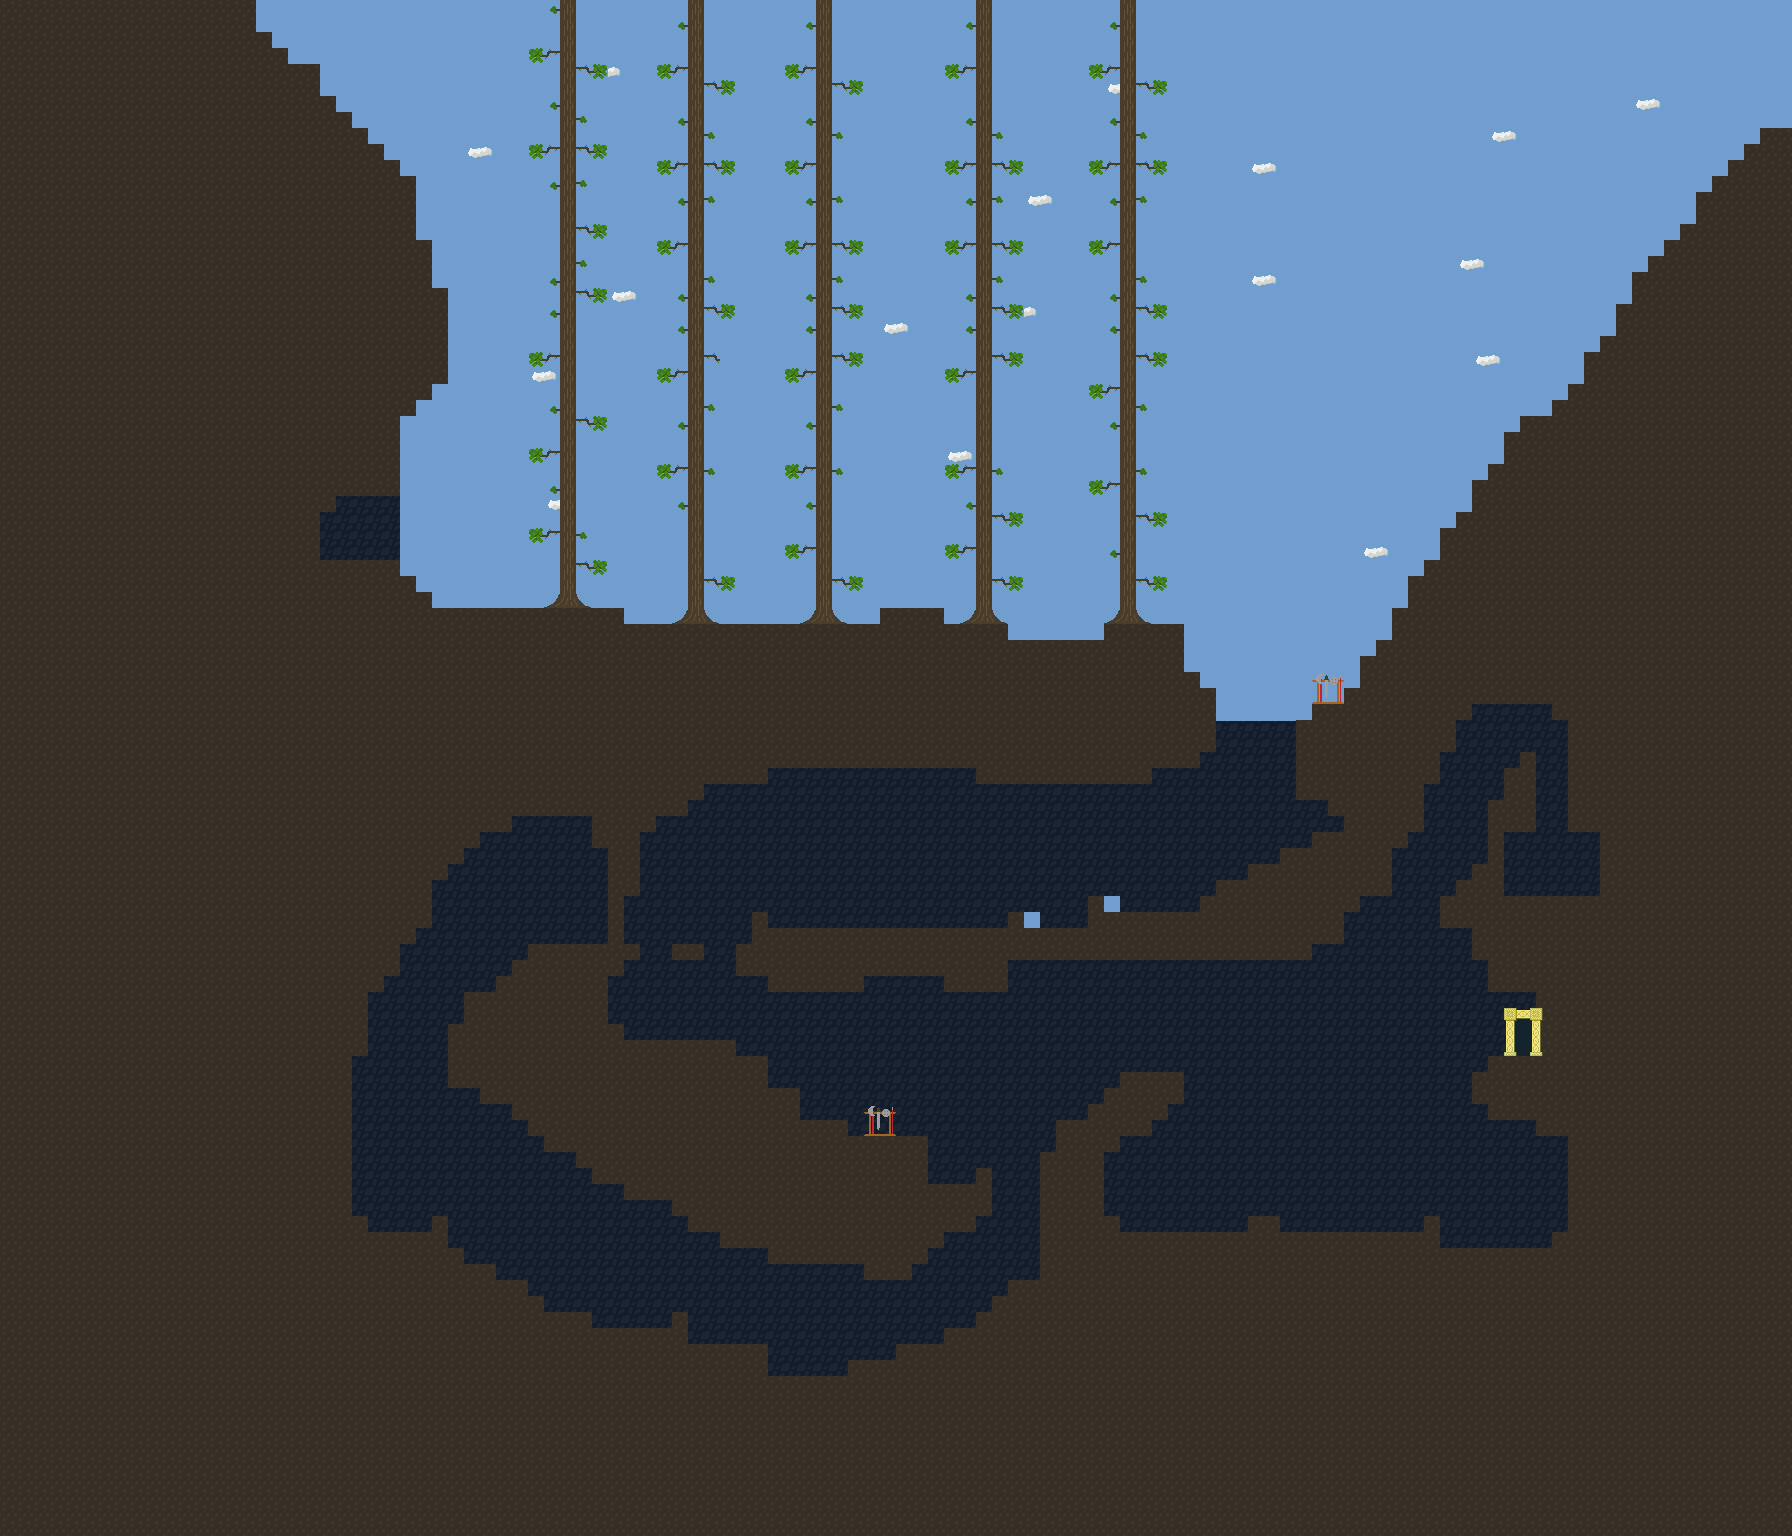

This is a level from a 2D game, rendered from its Tiled map with the project's own tilesets. A one-line summary and the map file follow, with tile-layer data summarised:
An orthogonal 112x96 tile map with 16x16 px tiles, 3 tile layers (Background, Midground, Foreground) and 211 objects.

<map version="1.0" orientation="orthogonal" renderorder="right-down" width="112" height="96" tilewidth="16" tileheight="16" backgroundcolor="#719ecf">
 <tileset firstgid="1" name="tileset" tilewidth="16" tileheight="16">
  <image source="tileset.png" width="256" height="256" />
 </tileset>
 <layer name="Background" width="112" height="96">
  <data>[10752 cells, 4105 non-empty, 15 distinct tile ids]</data>
 </layer>
 <layer name="Midground" width="112" height="96">
  <data>[10752 cells, 6038 non-empty, 2 distinct tile ids]</data>
 </layer>
 <layer name="Foreground" width="112" height="96">
  <data>[10752 cells, 17 non-empty, 13 distinct tile ids]</data>
 </layer>
 <objectgroup color="#bdbdbd" name="Collisions">
  <object x="256" y="0" width="1536" height="304" />
  <object x="384" y="416" width="16" height="80" />
  <object x="336" y="480" width="48" height="16" />
  <object x="320" y="480" width="16" height="32" />
  <object x="304" y="496" width="16" height="64" />
  <object x="304" y="560" width="96" height="16" />
  <object x="400" y="576" width="16" height="16" />
  <object x="416" y="592" width="16" height="16" />
  <object x="432" y="608" width="192" height="16" />
  <object x="880" y="608" width="64" height="16" />
  <object x="400" y="400" width="16" height="16" />
  <object x="416" y="384" width="16" height="16" />
  <object x="432" y="304" width="16" height="80" />
  <object x="608" y="624" width="400" height="16" />
  <object x="992" y="640" width="112" height="16" />
  <object x="1104" y="624" width="80" height="32" />
  <object x="1168" y="656" width="16" height="16" />
  <object x="1184" y="672" width="16" height="16" />
  <object x="1200" y="688" width="16" height="64" />
  <object x="1296" y="720" width="32" height="80" />
  <object x="1312" y="704" width="32" height="16" />
  <object x="1344" y="688" width="16" height="32" />
  <object x="1360" y="656" width="16" height="32" />
  <object x="1376" y="640" width="16" height="16" />
  <object x="1392" y="608" width="16" height="32" />
  <object x="1408" y="576" width="16" height="32" />
  <object x="1424" y="560" width="16" height="16" />
  <object x="1440" y="528" width="16" height="32" />
  <object x="1456" y="512" width="16" height="16" />
  <object x="1472" y="480" width="16" height="32" />
  <object x="1488" y="464" width="16" height="16" />
  <object x="1504" y="432" width="16" height="32" />
  <object x="1520" y="416" width="32" height="16" />
  <object x="1552" y="400" width="16" height="16" />
  <object x="1568" y="384" width="16" height="16" />
  <object x="1584" y="352" width="16" height="32" />
  <object x="1600" y="336" width="16" height="16" />
  <object x="1616" y="304" width="16" height="32" />
  <object x="1328" y="800" width="16" height="16" />
  <object x="1344" y="816" width="16" height="16" />
  <object x="1312" y="832" width="32" height="16" />
  <object x="1280" y="848" width="32" height="16" />
  <object x="1248" y="864" width="32" height="16" />
  <object x="1216" y="880" width="32" height="16" />
  <object x="1200" y="896" width="16" height="16" />
  <object x="1104" y="912" width="96" height="16" />
  <object x="1088" y="896" width="16" height="32" />
  <object x="752" y="928" width="352" height="16" />
  <object x="1008" y="912" width="16" height="16" />
  <object x="752" y="912" width="16" height="16" />
  <object x="736" y="944" width="272" height="32" />
  <object x="1008" y="944" width="304" height="16" />
  <object x="1312" y="912" width="32" height="32" />
  <object x="1344" y="896" width="16" height="16" />
  <object x="1360" y="848" width="32" height="48" />
  <object x="1392" y="832" width="16" height="16" />
  <object x="1408" y="768" width="16" height="64" />
  <object x="1424" y="752" width="16" height="32" />
  <object x="944" y="976" width="64" height="16" />
  <object x="768" y="976" width="96" height="16" />
  <object x="672" y="944" width="32" height="16" />
  <object x="608" y="832" width="16" height="144" />
  <object x="624" y="944" width="16" height="16" />
  <object x="624" y="832" width="16" height="64" />
  <object x="640" y="816" width="16" height="16" />
  <object x="656" y="800" width="32" height="16" />
  <object x="688" y="784" width="16" height="16" />
  <object x="704" y="768" width="64" height="16" />
  <object x="768" y="752" width="208" height="16" />
  <object x="976" y="768" width="176" height="16" />
  <object x="1152" y="752" width="48" height="16" />
  <object x="592" y="816" width="16" height="32" />
  <object x="512" y="800" width="80" height="16" />
  <object x="480" y="800" width="32" height="32" />
  <object x="464" y="832" width="16" height="16" />
  <object x="448" y="848" width="16" height="16" />
  <object x="432" y="864" width="16" height="16" />
  <object x="416" y="880" width="16" height="48" />
  <object x="400" y="928" width="16" height="16" />
  <object x="384" y="944" width="16" height="32" />
  <object x="368" y="976" width="16" height="16" />
  <object x="352" y="992" width="16" height="64" />
  <object x="336" y="1056" width="16" height="160" />
  <object x="352" y="1216" width="16" height="16" />
  <object x="368" y="1232" width="64" height="16" />
  <object x="432" y="1216" width="16" height="32" />
  <object x="448" y="1248" width="16" height="16" />
  <object x="464" y="1264" width="32" height="16" />
  <object x="496" y="1280" width="32" height="16" />
  <object x="528" y="1296" width="16" height="16" />
  <object x="544" y="1312" width="48" height="16" />
  <object x="592" y="1328" width="80" height="16" />
  <object x="672" y="1312" width="16" height="32" />
  <object x="688" y="1344" width="80" height="32" />
  <object x="768" y="1376" width="80" height="16" />
  <object x="848" y="1360" width="48" height="16" />
  <object x="896" y="1344" width="48" height="16" />
  <object x="944" y="1328" width="32" height="16" />
  <object x="976" y="1312" width="16" height="16" />
  <object x="992" y="1296" width="16" height="16" />
  <object x="1008" y="1280" width="32" height="16" />
  <object x="1040" y="1152" width="16" height="128" />
  <object x="944" y="1216" width="32" height="16" />
  <object x="928" y="1232" width="16" height="16" />
  <object x="912" y="1248" width="16" height="16" />
  <object x="864" y="1264" width="48" height="16" />
  <object x="768" y="1248" width="96" height="16" />
  <object x="720" y="1232" width="48" height="16" />
  <object x="688" y="1216" width="32" height="16" />
  <object x="672" y="1200" width="16" height="16" />
  <object x="624" y="1184" width="48" height="16" />
  <object x="592" y="1168" width="32" height="16" />
  <object x="576" y="1152" width="16" height="16" />
  <object x="544" y="1136" width="32" height="16" />
  <object x="528" y="1120" width="16" height="16" />
  <object x="512" y="1104" width="16" height="16" />
  <object x="480" y="1088" width="32" height="16" />
  <object x="448" y="1024" width="32" height="64" />
  <object x="624" y="1040" width="112" height="16" />
  <object x="736" y="1056" width="32" height="16" />
  <object x="752" y="1072" width="16" height="16" />
  </objectgroup>
 <objectgroup color="#ffff00" name="FeatherRock">
  <!-- 44 objects omitted --></objectgroup>
 <objectgroup color="#55007f" name="Breakable">
  <!-- 43 objects omitted --></objectgroup>
 <objectgroup color="#00ff00" name="Elves">
  <!-- 28 objects omitted --></objectgroup>
 <objectgroup color="#55aaff" name="Goal">
  <!-- 22 objects omitted --></objectgroup>
 <objectgroup color="#ff0000" name="Goblins">
  <!-- 21 objects omitted --></objectgroup>
 <objectgroup color="#ff5500" name="Fire">
  <!-- 14 objects omitted --></objectgroup>
 <objectgroup color="#ffaaff" name="Checkpoints">
  <!-- 8 objects omitted --></objectgroup>
 <objectgroup color="#ffff00" name="Chests">
  <!-- 6 objects omitted --></objectgroup>
</map>
<!-- 90 of 211 objects omitted -->
